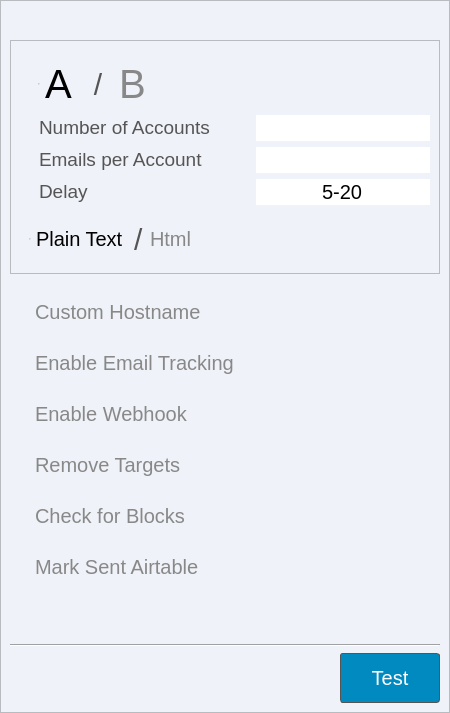
         <widget class="QFrame" name="tab_database">
          <property name="sizePolicy">
           <sizepolicy hsizetype="Expanding" vsizetype="Expanding">
            <horstretch>0</horstretch>
            <verstretch>0</verstretch>
           </sizepolicy>
          </property>
          <property name="minimumSize">
           <size>
            <width>450</width>
            <height>0</height>
           </size>
          </property>
          <property name="maximumSize">
           <size>
            <width>350</width>
            <height>16777215</height>
           </size>
          </property>
          <property name="styleSheet">
           <string notr="true">background-color: #eff2f8;
</string>
          </property>
          <property name="frameShape">
           <enum>QFrame::StyledPanel</enum>
          </property>
          <property name="frameShadow">
           <enum>QFrame::Raised</enum>
          </property>
          <layout class="QVBoxLayout" name="verticalLayout_9">
           <property name="leftMargin">
            <number>9</number>
           </property>
           <property name="topMargin">
            <number>9</number>
           </property>
           <property name="rightMargin">
            <number>9</number>
           </property>
           <property name="bottomMargin">
            <number>9</number>
           </property>
           <item>
            <spacer name="spacerItem10">
             <property name="orientation">
              <enum>Qt::Vertical</enum>
             </property>
             <property name="sizeType">
              <enum>QSizePolicy::Fixed</enum>
             </property>
             <property name="sizeHint" stdset="0">
              <size>
               <width>20</width>
               <height>30</height>
              </size>
             </property>
            </spacer>
           </item>
           <item>
            <widget class="QFrame" name="frame_2">
             <property name="frameShape">
              <enum>QFrame::StyledPanel</enum>
             </property>
             <property name="frameShadow">
              <enum>QFrame::Raised</enum>
             </property>
             <layout class="QVBoxLayout" name="verticalLayout">
              <property name="spacing">
               <number>0</number>
              </property>
              <item>
               <widget class="QFrame" name="frame_11">
                <layout class="QGridLayout" name="gridLayout_2">
                 <property name="leftMargin">
                  <number>9</number>
                 </property>
                 <property name="topMargin">
                  <number>9</number>
                 </property>
                 <property name="rightMargin">
                  <number>0</number>
                 </property>
                 <property name="bottomMargin">
                  <number>9</number>
                 </property>
                 <item row="1" column="0">
                  <widget class="QLabel" name="label_3">
                   <property name="sizePolicy">
                    <sizepolicy hsizetype="Minimum" vsizetype="Fixed">
                     <horstretch>0</horstretch>
                     <verstretch>0</verstretch>
                    </sizepolicy>
                   </property>
                   <property name="font">
                    <font>
                     <family>Arial</family>
                     <pointsize>14</pointsize>
                     <weight>50</weight>
                     <bold>false</bold>
                    </font>
                   </property>
                   <property name="styleSheet">
                    <string notr="true">color: #555;
margin-left: 5px;</string>
                   </property>
                   <property name="text">
                    <string>Number of Accounts</string>
                   </property>
                   <property name="alignment">
                    <set>Qt::AlignLeading|Qt::AlignLeft|Qt::AlignVCenter</set>
                   </property>
                  </widget>
                 </item>
                 <item row="1" column="1">
                  <widget class="QLineEdit" name="lineEdit_number_of_threads">
                   <property name="sizePolicy">
                    <sizepolicy hsizetype="Minimum" vsizetype="Fixed">
                     <horstretch>0</horstretch>
                     <verstretch>0</verstretch>
                    </sizepolicy>
                   </property>
                   <property name="font">
                    <font>
                     <pointsize>-1</pointsize>
                    </font>
                   </property>
                   <property name="styleSheet">
                    <string notr="true">background-color: rgb(255, 255, 255);
font-size: 20px;</string>
                   </property>
                   <property name="inputMethodHints">
                    <set>Qt::ImhDigitsOnly</set>
                   </property>
                   <property name="maxLength">
                    <number>4</number>
                   </property>
                   <property name="frame">
                    <bool>false</bool>
                   </property>
                   <property name="alignment">
                    <set>Qt::AlignCenter</set>
                   </property>
                  </widget>
                 </item>
                 <item row="2" column="0">
                  <widget class="QLabel" name="label_2">
                   <property name="sizePolicy">
                    <sizepolicy hsizetype="Minimum" vsizetype="Fixed">
                     <horstretch>0</horstretch>
                     <verstretch>0</verstretch>
                    </sizepolicy>
                   </property>
                   <property name="font">
                    <font>
                     <family>Arial</family>
                     <pointsize>14</pointsize>
                     <weight>50</weight>
                     <bold>false</bold>
                    </font>
                   </property>
                   <property name="styleSheet">
                    <string notr="true">color: #555;
margin-left: 5px;</string>
                   </property>
                   <property name="text">
                    <string>Emails per Account</string>
                   </property>
                   <property name="alignment">
                    <set>Qt::AlignLeading|Qt::AlignLeft|Qt::AlignVCenter</set>
                   </property>
                  </widget>
                 </item>
                 <item row="2" column="1">
                  <widget class="QLineEdit" name="lineEdit_num_per_address">
                   <property name="sizePolicy">
                    <sizepolicy hsizetype="Minimum" vsizetype="Fixed">
                     <horstretch>0</horstretch>
                     <verstretch>0</verstretch>
                    </sizepolicy>
                   </property>
                   <property name="font">
                    <font>
                     <pointsize>-1</pointsize>
                    </font>
                   </property>
                   <property name="styleSheet">
                    <string notr="true">background-color: rgb(255, 255, 255);
font-size: 20px;</string>
                   </property>
                   <property name="inputMethodHints">
                    <set>Qt::ImhDigitsOnly</set>
                   </property>
                   <property name="maxLength">
                    <number>9</number>
                   </property>
                   <property name="frame">
                    <bool>false</bool>
                   </property>
                   <property name="alignment">
                    <set>Qt::AlignCenter</set>
                   </property>
                  </widget>
                 </item>
                 <item row="3" column="0">
                  <widget class="QLabel" name="label_delay_between_emails">
                   <property name="sizePolicy">
                    <sizepolicy hsizetype="Minimum" vsizetype="Fixed">
                     <horstretch>0</horstretch>
                     <verstretch>0</verstretch>
                    </sizepolicy>
                   </property>
                   <property name="font">
                    <font>
                     <family>Arial</family>
                     <pointsize>14</pointsize>
                     <weight>50</weight>
                     <bold>false</bold>
                    </font>
                   </property>
                   <property name="styleSheet">
                    <string notr="true">color: #555;
margin-left: 5px;</string>
                   </property>
                   <property name="text">
                    <string>Delay</string>
                   </property>
                   <property name="alignment">
                    <set>Qt::AlignLeading|Qt::AlignLeft|Qt::AlignVCenter</set>
                   </property>
                  </widget>
                 </item>
                 <item row="3" column="1">
                  <widget class="QLineEdit" name="lineEdit_delay_between_emails">
                   <property name="sizePolicy">
                    <sizepolicy hsizetype="Minimum" vsizetype="Fixed">
                     <horstretch>0</horstretch>
                     <verstretch>0</verstretch>
                    </sizepolicy>
                   </property>
                   <property name="font">
                    <font>
                     <pointsize>-1</pointsize>
                    </font>
                   </property>
                   <property name="styleSheet">
                    <string notr="true">background-color: rgb(255, 255, 255);
font-size: 20px;</string>
                   </property>
                   <property name="text">
                    <string>5-20</string>
                   </property>
                   <property name="maxLength">
                    <number>9</number>
                   </property>
                   <property name="frame">
                    <bool>false</bool>
                   </property>
                   <property name="alignment">
                    <set>Qt::AlignCenter</set>
                   </property>
                   <property name="placeholderText">
                    <string>Enter a Range</string>
                   </property>
                  </widget>
                 </item>
                 <item row="0" column="0">
                  <layout class="QHBoxLayout" name="horizontalLayout_6">
                   <property name="spacing">
                    <number>0</number>
                   </property>
                   <item>
                    <widget class="QRadioButton" name="radioButton_campaign_group_a">
                     <property name="sizePolicy">
                      <sizepolicy hsizetype="Preferred" vsizetype="MinimumExpanding">
                       <horstretch>0</horstretch>
                       <verstretch>0</verstretch>
                      </sizepolicy>
                     </property>
                     <property name="maximumSize">
                      <size>
                       <width>16777215</width>
                       <height>50</height>
                      </size>
                     </property>
                     <property name="font">
                      <font>
                       <pointsize>-1</pointsize>
                      </font>
                     </property>
                     <property name="styleSheet">
                      <string notr="true">QRadioButton::indicator {
                width: 0px; /* Hide the circle indicator */
                height: 0px;
            }
QRadioButton {
                font-size: 40px;
                color: #888;
                background-color: transparent;
                border: none;
                padding: 10px;
            }
            QRadioButton:checked {
                font-weight: bold;
                color: #000;
            }</string>
                     </property>
                     <property name="text">
                      <string>A</string>
                     </property>
                     <property name="checked">
                      <bool>true</bool>
                     </property>
                    </widget>
                   </item>
                   <item>
                    <widget class="QLabel" name="label_4">
                     <property name="minimumSize">
                      <size>
                       <width>30</width>
                       <height>0</height>
                      </size>
                     </property>
                     <property name="maximumSize">
                      <size>
                       <width>30</width>
                       <height>50</height>
                      </size>
                     </property>
                     <property name="styleSheet">
                      <string notr="true">color: #555;
font-size: 30px;</string>
                     </property>
                     <property name="text">
                      <string>/</string>
                     </property>
                     <property name="alignment">
                      <set>Qt::AlignCenter</set>
                     </property>
                    </widget>
                   </item>
                   <item>
                    <widget class="QRadioButton" name="radioButton_campaign_group_b">
                     <property name="sizePolicy">
                      <sizepolicy hsizetype="Preferred" vsizetype="MinimumExpanding">
                       <horstretch>0</horstretch>
                       <verstretch>0</verstretch>
                      </sizepolicy>
                     </property>
                     <property name="maximumSize">
                      <size>
                       <width>16777215</width>
                       <height>50</height>
                      </size>
                     </property>
                     <property name="font">
                      <font>
                       <pointsize>-1</pointsize>
                      </font>
                     </property>
                     <property name="styleSheet">
                      <string notr="true">QRadioButton::indicator {
                width: 0px; /* Hide the circle indicator */
                height: 0px;
            }
QRadioButton {
                font-size: 40px;
                color: #888;
                background-color: transparent;
                border: none;
            }
            QRadioButton:checked {
                font-weight: bold;
                color: #000;
            }</string>
                     </property>
                     <property name="text">
                      <string>B</string>
                     </property>
                    </widget>
                   </item>
                   <item>
                    <spacer name="spacerItem11">
                     <property name="orientation">
                      <enum>Qt::Horizontal</enum>
                     </property>
                     <property name="sizeHint" stdset="0">
                      <size>
                       <width>40</width>
                       <height>40</height>
                      </size>
                     </property>
                    </spacer>
                   </item>
                  </layout>
                 </item>
                </layout>
               </widget>
              </item>
              <item>
               <layout class="QHBoxLayout" name="horizontalLayout_4">
                <property name="spacing">
                 <number>0</number>
                </property>
                <item>
                 <widget class="QWidget" name="widget_5" native="true">
                  <property name="minimumSize">
                   <size>
                    <width>0</width>
                    <height>0</height>
                   </size>
                  </property>
                  <property name="maximumSize">
                   <size>
                    <width>16777215</width>
                    <height>50</height>
                   </size>
                  </property>
                  <layout class="QHBoxLayout" name="horizontalLayout_27">
                   <property name="spacing">
                    <number>0</number>
                   </property>
                   <property name="leftMargin">
                    <number>0</number>
                   </property>
                   <property name="topMargin">
                    <number>0</number>
                   </property>
                   <property name="rightMargin">
                    <number>0</number>
                   </property>
                   <property name="bottomMargin">
                    <number>0</number>
                   </property>
                   <item>
                    <widget class="QRadioButton" name="radioButton_plain_text">
                     <property name="sizePolicy">
                      <sizepolicy hsizetype="Preferred" vsizetype="MinimumExpanding">
                       <horstretch>0</horstretch>
                       <verstretch>0</verstretch>
                      </sizepolicy>
                     </property>
                     <property name="maximumSize">
                      <size>
                       <width>16777215</width>
                       <height>50</height>
                      </size>
                     </property>
                     <property name="font">
                      <font>
                       <pointsize>-1</pointsize>
                      </font>
                     </property>
                     <property name="styleSheet">
                      <string notr="true">QRadioButton::indicator {
                width: 0px; /* Hide the circle indicator */
                height: 0px;
            }
QRadioButton {
                font-size: 20px;
                color: #888;
                background-color: transparent;
                border: none;
                padding: 10px;
            }
            QRadioButton:checked {
                font-weight: bold;
                color: #000;
            }</string>
                     </property>
                     <property name="text">
                      <string>Plain Text</string>
                     </property>
                     <property name="checked">
                      <bool>true</bool>
                     </property>
                    </widget>
                   </item>
                   <item>
                    <widget class="QLabel" name="label_6">
                     <property name="maximumSize">
                      <size>
                       <width>20</width>
                       <height>50</height>
                      </size>
                     </property>
                     <property name="styleSheet">
                      <string notr="true">color: #555;
font-size: 30px;</string>
                     </property>
                     <property name="text">
                      <string>/</string>
                     </property>
                    </widget>
                   </item>
                   <item>
                    <widget class="QRadioButton" name="radioButton_html">
                     <property name="enabled">
                      <bool>true</bool>
                     </property>
                     <property name="sizePolicy">
                      <sizepolicy hsizetype="Preferred" vsizetype="MinimumExpanding">
                       <horstretch>0</horstretch>
                       <verstretch>0</verstretch>
                      </sizepolicy>
                     </property>
                     <property name="maximumSize">
                      <size>
                       <width>16777215</width>
                       <height>50</height>
                      </size>
                     </property>
                     <property name="font">
                      <font>
                       <pointsize>-1</pointsize>
                      </font>
                     </property>
                     <property name="styleSheet">
                      <string notr="true">QRadioButton::indicator {
                width: 0px; /* Hide the circle indicator */
                height: 0px;
            }
QRadioButton {
                font-size: 20px;
                color: #888;
                background-color: transparent;
                border: none;
            }
            QRadioButton:checked {
                font-weight: bold;
                color: #000;
            }</string>
                     </property>
                     <property name="text">
                      <string>Html</string>
                     </property>
                    </widget>
                   </item>
                  </layout>
                 </widget>
                </item>
                <item>
                 <spacer name="spacerItem12">
                  <property name="orientation">
                   <enum>Qt::Horizontal</enum>
                  </property>
                  <property name="sizeHint" stdset="0">
                   <size>
                    <width>40</width>
                    <height>20</height>
                   </size>
                  </property>
                 </spacer>
                </item>
                <item>
                 <widget class="QCheckBox" name="checkBox_compose_preview">
                  <property name="sizePolicy">
                   <sizepolicy hsizetype="Preferred" vsizetype="MinimumExpanding">
                    <horstretch>0</horstretch>
                    <verstretch>0</verstretch>
                   </sizepolicy>
                  </property>
                  <property name="minimumSize">
                   <size>
                    <width>50</width>
                    <height>50</height>
                   </size>
                  </property>
                  <property name="maximumSize">
                   <size>
                    <width>50</width>
                    <height>50</height>
                   </size>
                  </property>
                  <property name="font">
                   <font>
                    <pointsize>-1</pointsize>
                   </font>
                  </property>
                  <property name="styleSheet">
                   <string notr="true">QCheckBox::indicator {
    width: 30px;  /* Adjust as needed */
    height: 30px;
    background: none; /* Remove default background */
    border: none;
}
QCheckBox::indicator:unchecked {
    image: url(:/icons/icons/eye.svg);
}
QCheckBox::indicator:checked {
    image: url(:/icons/icons/eye_at.svg);
}
QCheckBox {
    font-size: 20px;
    color: #888;
    background-color: transparent;
    border: none;
    padding: 10px;
}
QCheckBox:checked {
    font-weight: bold;
    color: #000;
}
</string>
                  </property>
                  <property name="text">
                   <string notr="true"/>
                  </property>
                 </widget>
                </item>
               </layout>
              </item>
             </layout>
            </widget>
           </item>
           <item>
            <widget class="QFrame" name="frame_12">
             <property name="styleSheet">
              <string notr="true">border: none;</string>
             </property>
             <layout class="QVBoxLayout" name="verticalLayout_8">
              <item>
               <widget class="QCheckBox" name="checkBox_add_custom_hostname">
                <property name="styleSheet">
                 <string notr="true">QCheckBox::indicator {
                width: 0px; /* Hide the circle indicator */
                height: 0px;
            }
QCheckBox {
                font-size: 20px;
                color: #888;
                background-color: transparent;
                border: none;
                padding: 10px;
            }
            QCheckBox:checked {
                font-weight: bold;
                color: #000;
            }</string>
                </property>
                <property name="text">
                 <string>Custom Hostname</string>
                </property>
               </widget>
              </item>
              <item>
               <widget class="QCheckBox" name="checkBox_email_tracking">
                <property name="sizePolicy">
                 <sizepolicy hsizetype="Preferred" vsizetype="MinimumExpanding">
                  <horstretch>0</horstretch>
                  <verstretch>0</verstretch>
                 </sizepolicy>
                </property>
                <property name="styleSheet">
                 <string notr="true">QCheckBox::indicator {
                width: 0px; /* Hide the circle indicator */
                height: 0px;
            }
QCheckBox {
                font-size: 20px;
                color: #888;
                background-color: transparent;
                border: none;
                padding: 10px;
            }
            QCheckBox:checked {
                font-weight: bold;
                color: #000;
            }</string>
                </property>
                <property name="text">
                 <string>Enable Email Tracking</string>
                </property>
               </widget>
              </item>
              <item>
               <widget class="QCheckBox" name="checkBox_enable_webhook">
                <property name="sizePolicy">
                 <sizepolicy hsizetype="Preferred" vsizetype="MinimumExpanding">
                  <horstretch>0</horstretch>
                  <verstretch>0</verstretch>
                 </sizepolicy>
                </property>
                <property name="styleSheet">
                 <string notr="true">QCheckBox::indicator {
                width: 0px; /* Hide the circle indicator */
                height: 0px;
            }
QCheckBox {
                font-size: 20px;
                color: #888;
                background-color: transparent;
                border: none;
                padding: 10px;
            }
            QCheckBox:checked {
                font-weight: bold;
                color: #000;
            }</string>
                </property>
                <property name="text">
                 <string>Enable Webhook</string>
                </property>
               </widget>
              </item>
              <item>
               <widget class="QCheckBox" name="checkBox_remove_email_from_target">
                <property name="sizePolicy">
                 <sizepolicy hsizetype="Preferred" vsizetype="MinimumExpanding">
                  <horstretch>0</horstretch>
                  <verstretch>0</verstretch>
                 </sizepolicy>
                </property>
                <property name="styleSheet">
                 <string notr="true">QCheckBox::indicator {
                width: 0px; /* Hide the circle indicator */
                height: 0px;
            }
QCheckBox {
                font-size: 20px;
                color: #888;
                background-color: transparent;
                border: none;
                padding: 10px;
            }
            QCheckBox:checked {
                font-weight: bold;
                color: #000;
            }</string>
                </property>
                <property name="text">
                 <string>Remove Targets</string>
                </property>
               </widget>
              </item>
              <item>
               <widget class="QCheckBox" name="checkBox_check_for_blocks">
                <property name="sizePolicy">
                 <sizepolicy hsizetype="Preferred" vsizetype="MinimumExpanding">
                  <horstretch>0</horstretch>
                  <verstretch>0</verstretch>
                 </sizepolicy>
                </property>
                <property name="styleSheet">
                 <string notr="true">QCheckBox::indicator {
                width: 0px; /* Hide the circle indicator */
                height: 0px;
            }
QCheckBox {
                font-size: 20px;
                color: #888;
                background-color: transparent;
                border: none;
                padding: 10px;
            }
            QCheckBox:checked {
                font-weight: bold;
                color: #000;
            }</string>
                </property>
                <property name="text">
                 <string>Check for Blocks</string>
                </property>
               </widget>
              </item>
              <item>
               <widget class="QCheckBox" name="checkBox_mark_sent_airtable_2">
                <property name="sizePolicy">
                 <sizepolicy hsizetype="Preferred" vsizetype="MinimumExpanding">
                  <horstretch>0</horstretch>
                  <verstretch>0</verstretch>
                 </sizepolicy>
                </property>
                <property name="styleSheet">
                 <string notr="true">QCheckBox::indicator {
                width: 0px; /* Hide the circle indicator */
                height: 0px;
            }
QCheckBox {
                font-size: 20px;
                color: #888;
                background-color: transparent;
                border: none;
                padding: 10px;
            }
            QCheckBox:checked {
                font-weight: bold;
                color: #000;
            }</string>
                </property>
                <property name="text">
                 <string>Mark Sent Airtable</string>
                </property>
               </widget>
              </item>
              <item>
               <spacer name="spacerItem13">
                <property name="orientation">
                 <enum>Qt::Vertical</enum>
                </property>
                <property name="sizeHint" stdset="0">
                 <size>
                  <width>20</width>
                  <height>40</height>
                 </size>
                </property>
               </spacer>
              </item>
             </layout>
            </widget>
           </item>
           <item>
            <widget class="Line" name="line_3">
             <property name="orientation">
              <enum>Qt::Horizontal</enum>
             </property>
            </widget>
           </item>
           <item>
            <layout class="QHBoxLayout" name="horizontalLayout_7">
             <item>
              <spacer name="spacerItem14">
               <property name="orientation">
                <enum>Qt::Horizontal</enum>
               </property>
               <property name="sizeHint" stdset="0">
                <size>
                 <width>40</width>
                 <height>20</height>
                </size>
               </property>
              </spacer>
             </item>
             <item>
              <widget class="QPushButton" name="pushButton_test">
               <property name="minimumSize">
                <size>
                 <width>100</width>
                 <height>50</height>
                </size>
               </property>
               <property name="font">
                <font>
                 <family>Arial</family>
                 <pointsize>15</pointsize>
                </font>
               </property>
               <property name="styleSheet">
                <string notr="true">QPushButton {
    border: 1px solid #555;
    border-radius: 3px;
    border-style: Solid;
    background: rgba(0, 138, 191);
    padding: 5px 28px;
    color: rgb(255, 255, 255);
    }
QPushButton:hover {
    background: rgba(0, 138, 191, 0.6);
    opacity: 0.2
    }
QPushButton:pressed {
    border-style: inset;
    background: rgb(0, 138, 191);
    }</string>
               </property>
               <property name="text">
                <string>Test</string>
               </property>
              </widget>
             </item>
            </layout>
           </item>
          </layout>
         </widget>
